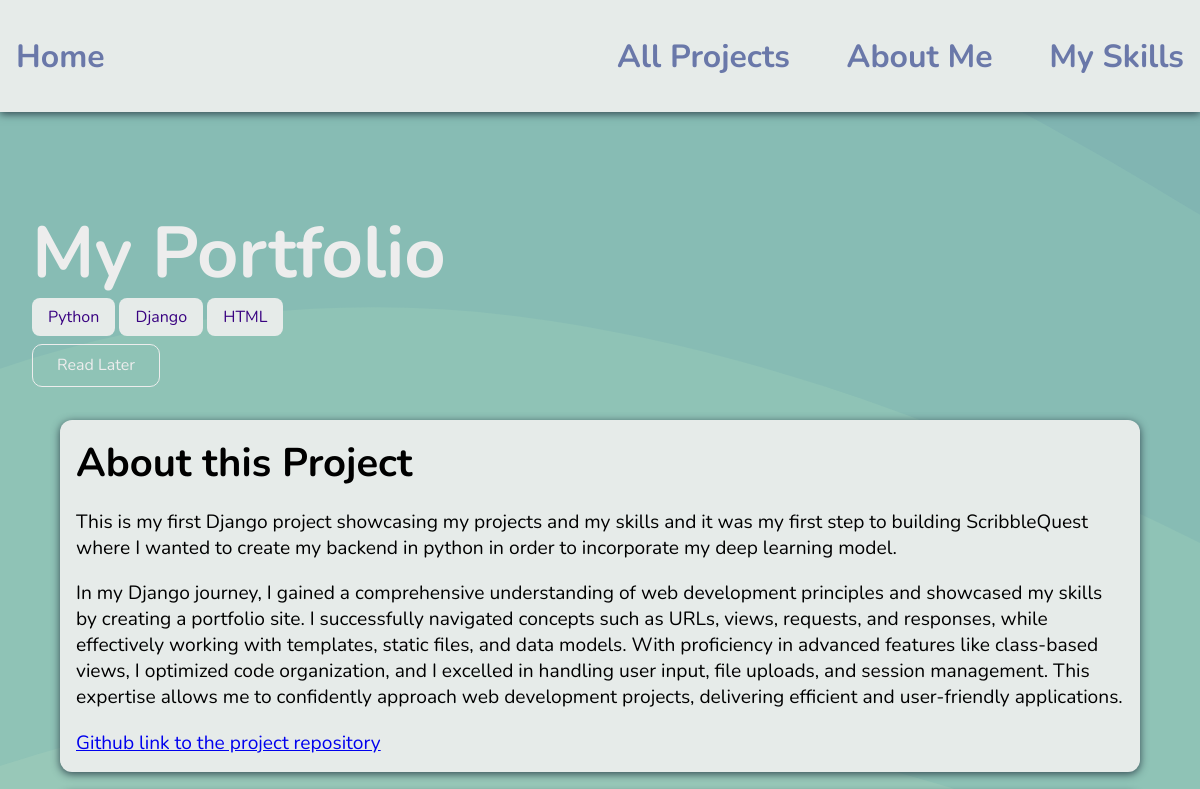
The app's page /posts/programming-is-fun (upper part), older data.
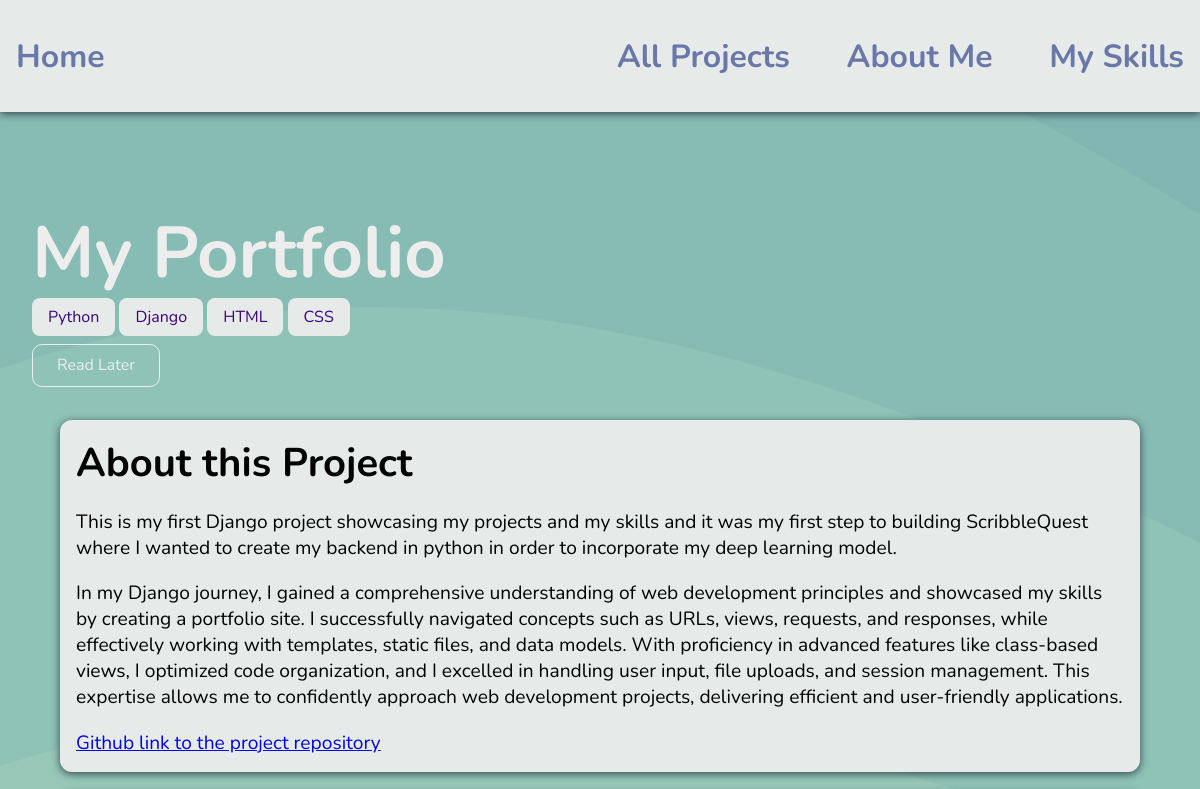
The same page, newer data.
### blog/models.py (models this page shows, shortened)
class Tag(models.Model):
    caption = models.CharField(max_length=20)

### blog/views.py (the view, shortened to what this page needs)
# urls.py: path("posts/<slug:slug>", views.PostDetailView.as_view(), name="post-detail-page"),
class PostDetailView(View):
    model = Post
    def get(self, request, slug):
        post = Post.objects.get(slug=slug)
        stored_posts = request.session.get("stored_posts")
        has_read_later = True
        if stored_posts is None or len(stored_posts) == 0:
            has_read_later = False
        elif int(post.id) not in stored_posts:
            has_read_later = False
        elif int(post.id) in stored_posts:
            has_read_later = True
        return render(request, "blog/post-detail.html",{
            "post":post,
            "comment_form":CommentForm(),
            "comments":post.comments.all().order_by("-id"),
            "has_read_later":has_read_later
        })

### blog/templates/blog/post-detail.html (shortened to what this page needs)
{% extends "base.html" %}
{% load static%}
{% block css_files%}
<link rel="stylesheet" href="{% static "blog/post-detail.css" %}"/>
{% endblock%}
{%block contents%}
<section id="summary">
    <h2>{{post.title}}</h2>
    <div>
        {% for t in post.tag.all %}
            <span id="tag">{{t.caption}}</span>
        {% endfor%}
    </div>
    {% if not has_read_later %}
        <div id="read-later">
            <form action="{% url 'read-later' %}" method="POST">
                <button>Read Later</button>
            </form>
        </div>
    {% endif %}
</section>
<main>
    <h2>About this Project</h2>
    <p>{{post.content|linebreaks}}</p>
    <a href="https://github.com/AKoy-22/Algebraic_Expression"> Github link to the project repository</a>
</main>
{% endblock %}

Row changes from the older to the newer data that the page shows:
added Tag: caption "CSS"
